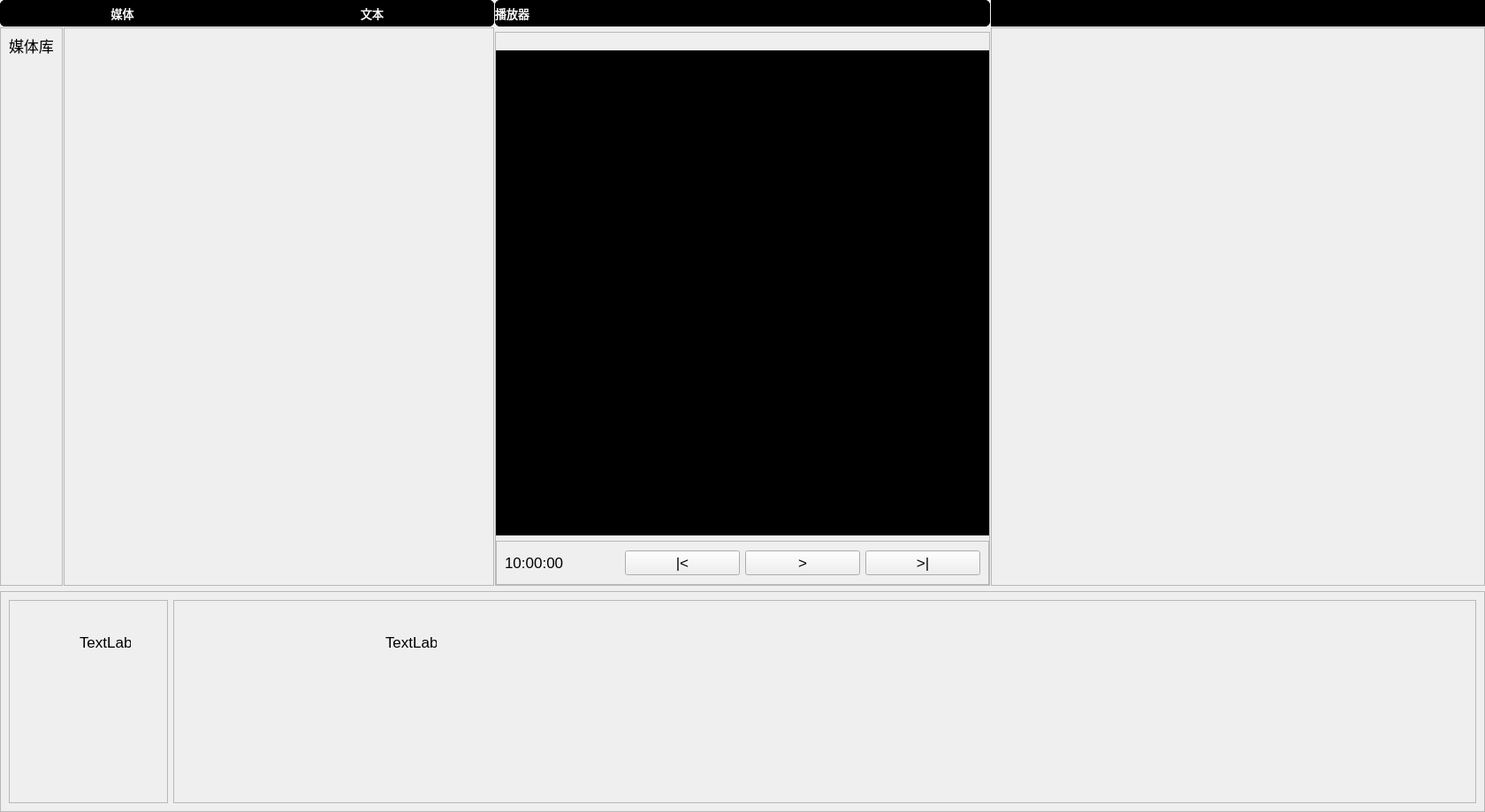
<?xml version="1.0" encoding="UTF-8"?>
<ui version="4.0">
 <class>Form</class>
 <widget class="QWidget" name="Form">
  <property name="geometry">
   <rect>
    <x>0</x>
    <y>0</y>
    <width>1680</width>
    <height>919</height>
   </rect>
  </property>
  <property name="windowTitle">
   <string>Form</string>
  </property>
  <property name="styleSheet">
   <string notr="true">font-size: 13pt</string>
  </property>
  <layout class="QVBoxLayout" name="verticalLayout">
   <property name="leftMargin">
    <number>0</number>
   </property>
   <property name="topMargin">
    <number>0</number>
   </property>
   <property name="rightMargin">
    <number>0</number>
   </property>
   <property name="bottomMargin">
    <number>0</number>
   </property>
   <item>
    <layout class="QHBoxLayout" name="MainTop">
     <property name="spacing">
      <number>1</number>
     </property>
     <item>
      <layout class="QVBoxLayout" name="top_left" stretch="1,1">
       <property name="topMargin">
        <number>0</number>
       </property>
       <item>
        <widget class="QFrame" name="horizontalFrame">
         <property name="minimumSize">
          <size>
           <width>0</width>
           <height>30</height>
          </size>
         </property>
         <property name="maximumSize">
          <size>
           <width>16777215</width>
           <height>30</height>
          </size>
         </property>
         <property name="styleSheet">
          <string notr="true">background-color: rgb(0, 0, 0);
border-radius: 6px;</string>
         </property>
         <layout class="QHBoxLayout" name="horizontalLayout_3">
          <property name="leftMargin">
           <number>0</number>
          </property>
          <property name="topMargin">
           <number>0</number>
          </property>
          <property name="rightMargin">
           <number>0</number>
          </property>
          <property name="bottomMargin">
           <number>0</number>
          </property>
          <item>
           <widget class="QLabel" name="label_2">
            <property name="font">
             <font>
              <pointsize>10</pointsize>
             </font>
            </property>
            <property name="styleSheet">
             <string notr="true">font-size: 10pt;
color: rgb(255, 255, 255);</string>
            </property>
            <property name="text">
             <string>媒体</string>
            </property>
            <property name="alignment">
             <set>Qt::AlignmentFlag::AlignCenter</set>
            </property>
           </widget>
          </item>
          <item>
           <widget class="QLabel" name="label_3">
            <property name="font">
             <font>
              <pointsize>10</pointsize>
             </font>
            </property>
            <property name="styleSheet">
             <string notr="true">font-size: 10pt;
color: rgb(255, 255, 255);</string>
            </property>
            <property name="text">
             <string>文本</string>
            </property>
            <property name="alignment">
             <set>Qt::AlignmentFlag::AlignCenter</set>
            </property>
           </widget>
          </item>
         </layout>
        </widget>
       </item>
       <item>
        <layout class="QHBoxLayout" name="horizontalLayout_4">
         <property name="spacing">
          <number>1</number>
         </property>
         <item>
          <widget class="QFrame" name="frame">
           <property name="minimumSize">
            <size>
             <width>0</width>
             <height>100</height>
            </size>
           </property>
           <property name="maximumSize">
            <size>
             <width>150</width>
             <height>16777215</height>
            </size>
           </property>
           <property name="frameShape">
            <enum>QFrame::Shape::StyledPanel</enum>
           </property>
           <property name="frameShadow">
            <enum>QFrame::Shadow::Raised</enum>
           </property>
           <layout class="QVBoxLayout" name="verticalLayout_6">
            <item>
             <widget class="QLabel" name="label_4">
              <property name="maximumSize">
               <size>
                <width>16777215</width>
                <height>20</height>
               </size>
              </property>
              <property name="text">
               <string>媒体库</string>
              </property>
             </widget>
            </item>
            <item>
             <spacer name="verticalSpacer">
              <property name="orientation">
               <enum>Qt::Orientation::Vertical</enum>
              </property>
              <property name="sizeHint" stdset="0">
               <size>
                <width>20</width>
                <height>40</height>
               </size>
              </property>
             </spacer>
            </item>
           </layout>
          </widget>
         </item>
         <item>
          <widget class="QStackedWidget" name="stackedWidget_2">
           <property name="maximumSize">
            <size>
             <width>600</width>
             <height>16777215</height>
            </size>
           </property>
           <property name="frameShape">
            <enum>QFrame::Shape::StyledPanel</enum>
           </property>
           <property name="frameShadow">
            <enum>QFrame::Shadow::Raised</enum>
           </property>
           <widget class="QWidget" name="stackedWidget_2Page1">
            <property name="sizePolicy">
             <sizepolicy hsizetype="Fixed" vsizetype="Fixed">
              <horstretch>1</horstretch>
              <verstretch>1</verstretch>
             </sizepolicy>
            </property>
           </widget>
          </widget>
         </item>
        </layout>
       </item>
      </layout>
     </item>
     <item>
      <widget class="QFrame" name="top_middle">
       <layout class="QVBoxLayout" name="verticalLayout_4" stretch="0,0">
        <property name="spacing">
         <number>-1</number>
        </property>
        <property name="sizeConstraint">
         <enum>QLayout::SizeConstraint::SetDefaultConstraint</enum>
        </property>
        <property name="leftMargin">
         <number>0</number>
        </property>
        <property name="topMargin">
         <number>0</number>
        </property>
        <property name="rightMargin">
         <number>0</number>
        </property>
        <property name="bottomMargin">
         <number>0</number>
        </property>
        <item>
         <widget class="QFrame" name="frame_7">
          <property name="minimumSize">
           <size>
            <width>0</width>
            <height>30</height>
           </size>
          </property>
          <property name="maximumSize">
           <size>
            <width>16777215</width>
            <height>30</height>
           </size>
          </property>
          <property name="styleSheet">
           <string notr="true">background-color: rgb(0, 0, 0);
border-radius: 6px;</string>
          </property>
          <property name="frameShape">
           <enum>QFrame::Shape::StyledPanel</enum>
          </property>
          <property name="frameShadow">
           <enum>QFrame::Shadow::Raised</enum>
          </property>
          <layout class="QHBoxLayout" name="horizontalLayout_6">
           <property name="leftMargin">
            <number>0</number>
           </property>
           <property name="topMargin">
            <number>0</number>
           </property>
           <property name="rightMargin">
            <number>0</number>
           </property>
           <property name="bottomMargin">
            <number>0</number>
           </property>
           <item>
            <widget class="QLabel" name="label">
             <property name="font">
              <font>
               <pointsize>10</pointsize>
              </font>
             </property>
             <property name="styleSheet">
              <string notr="true">font-size: 10pt;
color: rgb(255, 255, 255);</string>
             </property>
             <property name="text">
              <string>播放器</string>
             </property>
            </widget>
           </item>
          </layout>
         </widget>
        </item>
        <item>
         <widget class="QStackedWidget" name="stackedWidget_6">
          <property name="frameShape">
           <enum>QFrame::Shape::StyledPanel</enum>
          </property>
          <property name="frameShadow">
           <enum>QFrame::Shadow::Raised</enum>
          </property>
          <widget class="QWidget" name="stackedWidget_6Page1">
           <layout class="QVBoxLayout" name="verticalLayout_7">
            <property name="leftMargin">
             <number>0</number>
            </property>
            <property name="topMargin">
             <number>20</number>
            </property>
            <property name="rightMargin">
             <number>0</number>
            </property>
            <property name="bottomMargin">
             <number>0</number>
            </property>
            <item>
             <widget class="QLabel" name="label_5">
              <property name="minimumSize">
               <size>
                <width>0</width>
                <height>0</height>
               </size>
              </property>
              <property name="styleSheet">
               <string notr="true">background-color: rgb(0, 0, 0)</string>
              </property>
              <property name="text">
               <string>TextLabel</string>
              </property>
             </widget>
            </item>
            <item>
             <widget class="QFrame" name="frame_10">
              <property name="maximumSize">
               <size>
                <width>16777215</width>
                <height>50</height>
               </size>
              </property>
              <property name="frameShape">
               <enum>QFrame::Shape::StyledPanel</enum>
              </property>
              <property name="frameShadow">
               <enum>QFrame::Shadow::Raised</enum>
              </property>
              <layout class="QHBoxLayout" name="horizontalLayout_7">
               <item>
                <widget class="QLabel" name="label_8">
                 <property name="text">
                  <string>10:00:00</string>
                 </property>
                </widget>
               </item>
               <item>
                <widget class="QPushButton" name="play_to_start">
                 <property name="text">
                  <string>|&lt;</string>
                 </property>
                </widget>
               </item>
               <item>
                <widget class="QPushButton" name="play">
                 <property name="text">
                  <string>&gt;</string>
                 </property>
                </widget>
               </item>
               <item>
                <widget class="QPushButton" name="play_to_end">
                 <property name="text">
                  <string>&gt;|</string>
                 </property>
                </widget>
               </item>
              </layout>
             </widget>
            </item>
           </layout>
          </widget>
         </widget>
        </item>
       </layout>
      </widget>
     </item>
     <item>
      <layout class="QVBoxLayout" name="top_right" stretch="2,0">
       <item>
        <widget class="QFrame" name="frame_9">
         <property name="maximumSize">
          <size>
           <width>16777215</width>
           <height>30</height>
          </size>
         </property>
         <property name="styleSheet">
          <string notr="true">background-color: rgb(0, 0, 0);</string>
         </property>
         <property name="frameShape">
          <enum>QFrame::Shape::StyledPanel</enum>
         </property>
         <property name="frameShadow">
          <enum>QFrame::Shadow::Raised</enum>
         </property>
         <layout class="QHBoxLayout" name="horizontalLayout_8">
          <property name="leftMargin">
           <number>0</number>
          </property>
          <property name="topMargin">
           <number>0</number>
          </property>
          <property name="rightMargin">
           <number>0</number>
          </property>
          <property name="bottomMargin">
           <number>0</number>
          </property>
          <item>
           <widget class="QLabel" name="label_6">
            <property name="font">
             <font>
              <pointsize>13</pointsize>
             </font>
            </property>
            <property name="styleSheet">
             <string notr="true">background-color: rgb(0, 0, 0);
border-radius: 6px;</string>
            </property>
            <property name="text">
             <string>参数</string>
            </property>
           </widget>
          </item>
         </layout>
        </widget>
       </item>
       <item>
        <widget class="QStackedWidget" name="stackedWidget_8">
         <property name="minimumSize">
          <size>
           <width>0</width>
           <height>0</height>
          </size>
         </property>
         <property name="frameShape">
          <enum>QFrame::Shape::StyledPanel</enum>
         </property>
         <property name="frameShadow">
          <enum>QFrame::Shadow::Raised</enum>
         </property>
         <widget class="QWidget" name="stackedWidget_8Page1">
          <layout class="QVBoxLayout" name="verticalLayout_8"/>
         </widget>
        </widget>
       </item>
      </layout>
     </item>
    </layout>
   </item>
   <item>
    <layout class="QHBoxLayout" name="MainBottom">
     <item>
      <widget class="QFrame" name="frame_3">
       <property name="minimumSize">
        <size>
         <width>0</width>
         <height>250</height>
        </size>
       </property>
       <property name="frameShape">
        <enum>QFrame::Shape::StyledPanel</enum>
       </property>
       <property name="frameShadow">
        <enum>QFrame::Shadow::Raised</enum>
       </property>
       <layout class="QHBoxLayout" name="horizontalLayout_5">
        <item>
         <widget class="QFrame" name="frame_4">
          <property name="maximumSize">
           <size>
            <width>180</width>
            <height>16777215</height>
           </size>
          </property>
          <property name="frameShape">
           <enum>QFrame::Shape::StyledPanel</enum>
          </property>
          <property name="frameShadow">
           <enum>QFrame::Shadow::Raised</enum>
          </property>
          <widget class="QLabel" name="label_9">
           <property name="geometry">
            <rect>
             <x>80</x>
             <y>40</y>
             <width>58</width>
             <height>16</height>
            </rect>
           </property>
           <property name="text">
            <string>TextLabel</string>
           </property>
          </widget>
         </widget>
        </item>
        <item>
         <widget class="QFrame" name="frame_5">
          <property name="frameShape">
           <enum>QFrame::Shape::StyledPanel</enum>
          </property>
          <property name="frameShadow">
           <enum>QFrame::Shadow::Raised</enum>
          </property>
          <widget class="QLabel" name="label_10">
           <property name="geometry">
            <rect>
             <x>240</x>
             <y>40</y>
             <width>58</width>
             <height>16</height>
            </rect>
           </property>
           <property name="text">
            <string>TextLabel</string>
           </property>
          </widget>
         </widget>
        </item>
       </layout>
      </widget>
     </item>
    </layout>
   </item>
  </layout>
 </widget>
 <resources/>
 <connections/>
</ui>
